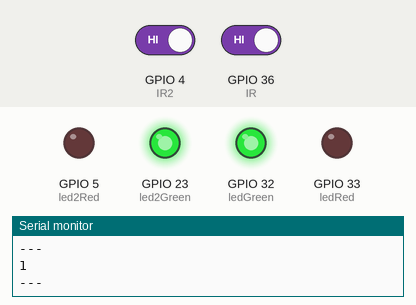
Simulated run of this sketch. Board: ESP32. Parts: output pins drawn as LEDs (lit = HIGH), the last lines printed to the serial monitor. The test bench sets the inputs (shaded band); at power-on: GPIO 4 (IR2) HIGH, GPIO 36 (IR) HIGH.

Above: at 1.8 s.
1.9 s: GPIO 4 (IR2) driven LOW
At 2.4 s:
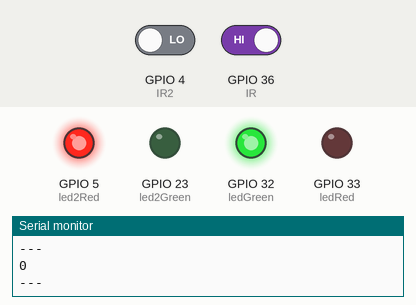
4.9 s: GPIO 36 (IR) driven LOW
At 5.4 s:
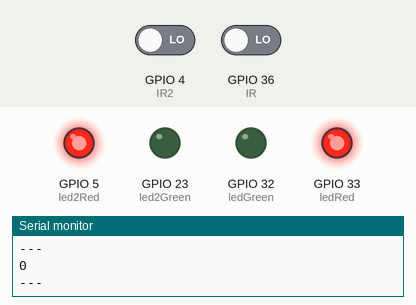
7.9 s: GPIO 4 (IR2) driven HIGH
At 8.4 s:
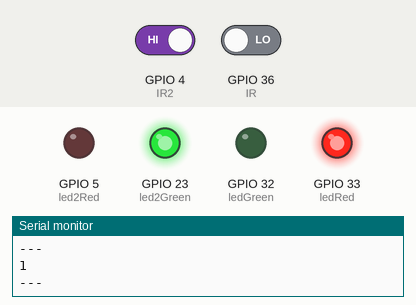
10.9 s: GPIO 36 (IR) driven HIGH
At 11.4 s:
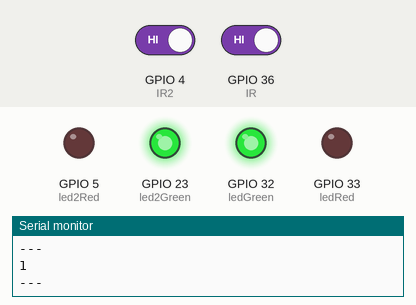
Timing chart, 0 to 13.9 s (numbered marks = the images above; inputs shaded):
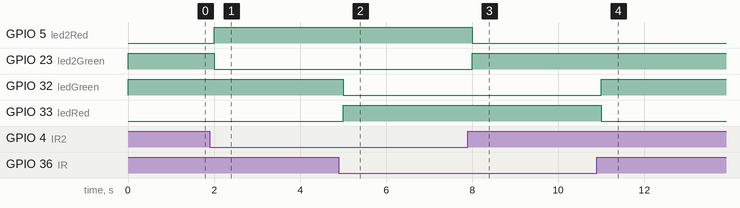

Measured:
- after the input at 1.9 s, GPIO 5 (led2Red): LOW → HIGH after 0.10 s; GPIO 23 (led2Green): HIGH → LOW after 0.10 s
- after the input at 4.9 s, GPIO 32 (ledGreen): HIGH → LOW after 0.10 s; GPIO 33 (ledRed): LOW → HIGH after 0.10 s
- after the input at 7.9 s, GPIO 5 (led2Red): HIGH → LOW after 0.10 s; GPIO 23 (led2Green): LOW → HIGH after 0.10 s
- after the input at 10.9 s, GPIO 32 (ledGreen): LOW → HIGH after 0.10 s; GPIO 33 (ledRed): HIGH → LOW after 0.10 s

The sketch:

test_sem_wifi.ino
```cpp
#define IR 36
#define ledGreen 32
#define ledRed 33

#define IR2 4
#define led2Green 23
#define led2Red 5

void setup() {
  pinMode(IR2, INPUT);
  pinMode(led2Green, OUTPUT);
  pinMode(led2Red, OUTPUT);
  pinMode(IR, INPUT);
  pinMode(ledGreen, OUTPUT);
  pinMode(ledRed, OUTPUT);
  Serial.begin(115200);
}

void loop() {
  int val = digitalRead(IR);
  int val2 = digitalRead(IR2);

  if(val == 0)
    digitalWrite(ledRed, HIGH);
  else
    digitalWrite(ledGreen, HIGH);
  Serial.println(val);
  Serial.println("---");

  if(val2 == 0)
    digitalWrite(led2Red, HIGH);
  else
    digitalWrite(led2Green, HIGH);
  Serial.println(val2);
  Serial.println("---");
  delay(500);

    digitalWrite(ledRed, LOW);
    digitalWrite(ledGreen, LOW);
    digitalWrite(led2Red, LOW);
    digitalWrite(led2Green, LOW);

}
```
